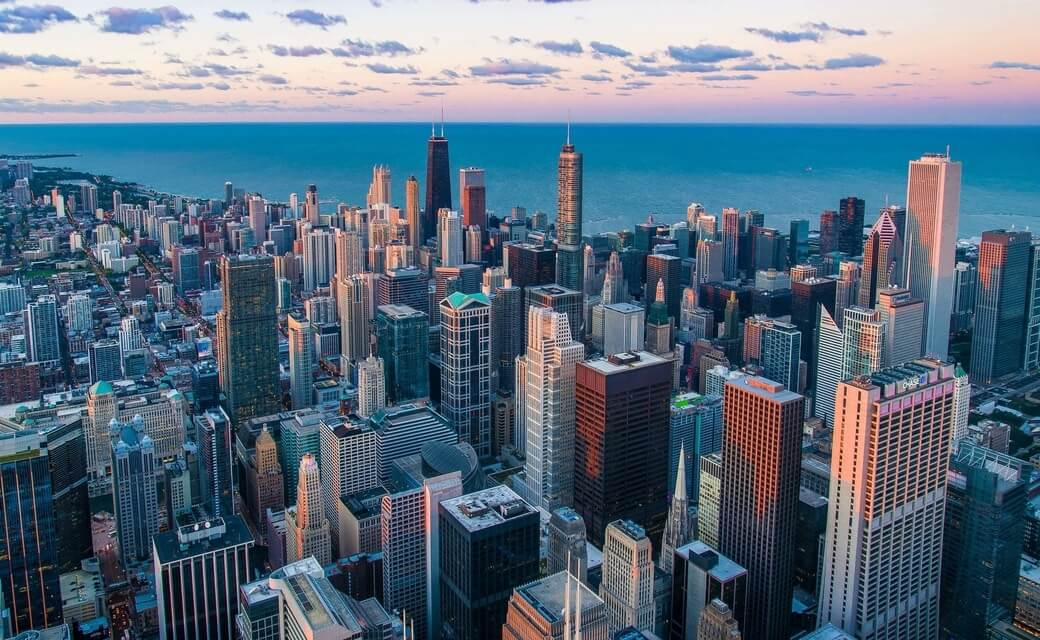
#> input picture machine-learning/image-transformation/city.jpg, 1040 x 640 px
$ python shearing.py
#> lines starting #> are read from the running program, lines starting #| are printed output that depends on the picture
import numpy as np
import cv2
import matplotlib.pyplot as plt

# read the input image
img = cv2.imread("city.jpg")
#> img is the input picture: shape (640, 1040, 3); mean B, G, R 128, 111.1, 91.7
# convert from BGR to RGB so we can plot using matplotlib
img = cv2.cvtColor(img, cv2.COLOR_BGR2RGB)
# disable x & y axis
plt.axis('off')
# show the image
plt.imshow(img)
plt.show()

# get the image shape
rows, cols, dim = img.shape
#> rows = 640; cols = 1040; dim = 3

# transformation matrix for Shearing
# shearing applied to x-axis
M = np.float32([[1, 0.5, 0],
             	[0, 1  , 0],
            	[0, 0  , 1]])
# shearing applied to y-axis
# M = np.float32([[1,   0, 0],
#             	  [0.5, 1, 0],
#             	  [0,   0, 1]])


# apply a perspective transformation to the image
sheared_img = cv2.warpPerspective(img,M,(int(cols*1.5),int(rows*1.5)))
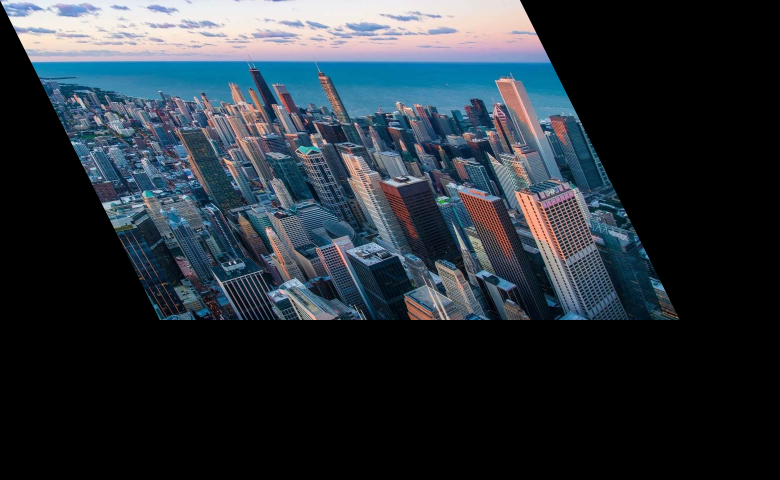
#> sheared_img: shape (960, 1560, 3) (shown at 1/2 size); mean R, G, B 40.8, 49.4, 56.9
# disable x & y axis
plt.axis('off')
# show the resulting image
plt.imshow(sheared_img)
plt.show()
# save the resulting image to disk
plt.imsave("city_sheared.jpg", sheared_img)
